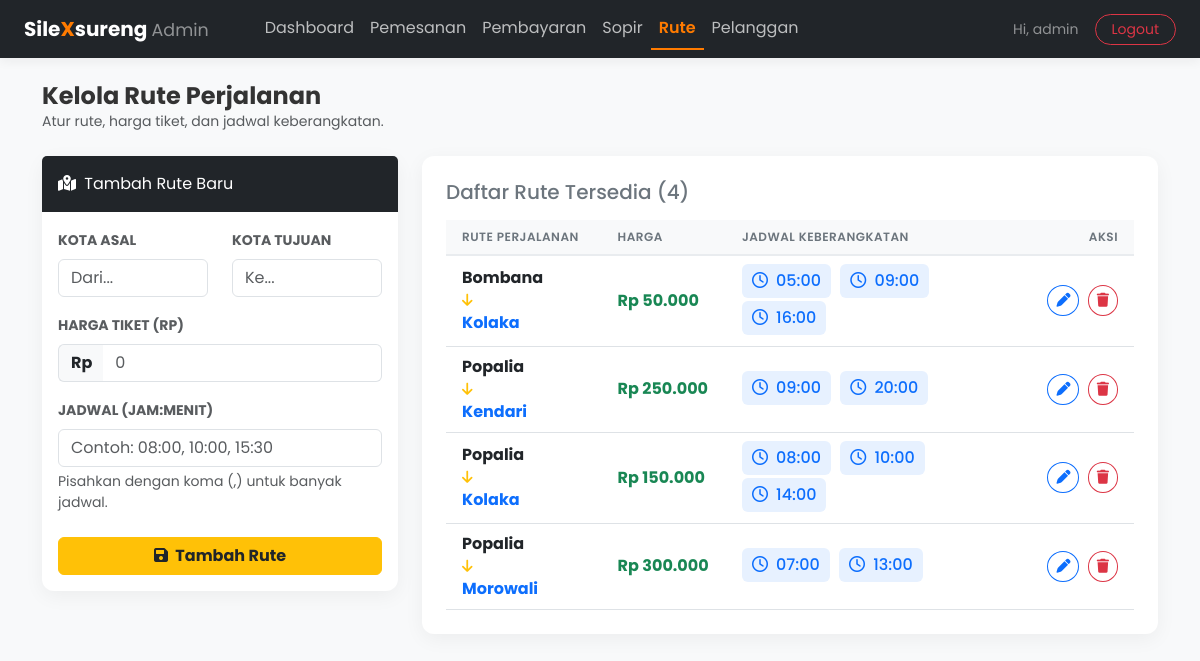
The page /admin_rute.php (signed in) on the database its author committed.
### tables this page shows
CREATE TABLE `rute` (
  `id_rute` int(11) NOT NULL,
  `asal` varchar(100) NOT NULL,
  `tujuan` varchar(100) NOT NULL,
  `harga` decimal(10,2) NOT NULL,
  `jadwal_keberangkatan` text DEFAULT NULL
);

### admin_rute.php (the view, shortened to what this page needs)
<?php
include 'koneksi.php';
$mode = 'tambah';
$data_rute = [];
$sql_list = "SELECT id_rute, asal, tujuan, harga, jadwal_keberangkatan FROM rute ORDER BY asal ASC, tujuan ASC";
$result_list = mysqli_query($koneksi, $sql_list);
$asal_form   = $data_rute['asal'] ?? ($_POST['asal'] ?? '');
$tujuan_form = $data_rute['tujuan'] ?? ($_POST['tujuan'] ?? '');
$jadwal_form = $data_rute['jadwal_keberangkatan'] ?? ($_POST['jadwal'] ?? '');
$harga_input_val = '';
?>
<!doctype html>
<html lang="id">
<head>
    <link href="https://cdn.jsdelivr.net/npm/bootstrap@5.3.0/dist/css/bootstrap.min.css" rel="stylesheet">
    <link href="css/style.css" rel="stylesheet">
    <link rel="stylesheet" href="https://cdnjs.cloudflare.com/ajax/libs/font-awesome/6.0.0/css/all.min.css">
</head>
<body class="bg-light">
<nav class="navbar navbar-expand-lg navbar-dark navbar-custom sticky-top">
    <div class="container-fluid px-4">
        <a class="navbar-brand me-5 fw-bold" href="admin_dashboard.php">
            Sile<span style="color: var(--primary-color);">X</span>sureng <span class="text-white-50 small fw-normal">Admin</span>
        </a>
        <div class="collapse navbar-collapse" id="adminNavbar">
            <ul class="navbar-nav me-auto mb-2 mb-lg-0">
                <li class="nav-item"><a class="nav-link" href="admin_dashboard.php">Dashboard</a></li>
                <li class="nav-item"><a class="nav-link" href="admin_pemesanan.php">Pemesanan</a></li>
                <li class="nav-item"><a class="nav-link" href="admin_pembayaran.php">Pembayaran</a></li>
                <li class="nav-item"><a class="nav-link" href="admin_sopir.php">Sopir</a></li>
                <li class="nav-item"><a class="nav-link active" href="admin_rute.php">Rute</a></li>
                <li class="nav-item"><a class="nav-link" href="admin_pelanggan.php">Pelanggan</a></li>
            </ul>
            <div class="d-flex align-items-center">
                <span class="text-white-50 me-3 small d-none d-lg-inline">Hi, <?= htmlspecialchars($_SESSION['admin_username'] ?? 'Admin') ?></span>
                <a href="logout_admin.php" class="btn btn-outline-danger btn-sm rounded-pill px-3">Logout</a>
            </div>
        </div>
    </div>
</nav>
<div class="container mt-4 mb-5">
    <div class="d-flex justify-content-between align-items-center mb-4">
        <div>
            <h4 class="mb-0 fw-bold">Kelola Rute Perjalanan</h4>
            <p class="text-muted small mb-0">Atur rute, harga tiket, dan jadwal keberangkatan.</p>
        </div>
    </div>
    <div class="row">
        <div class="col-md-4">
            <div class="card card-modern mb-4 sticky-top" style="top: 80px; z-index: 1;">
                <div class="card-header bg-dark text-white border-0 py-3">
                    <i class="fas fa-map-marked-alt me-1"></i>
                    <?= ($mode === 'edit') ? 'Edit Rute' : 'Tambah Rute Baru' ?>
                </div>
                <div class="card-body">
                    <form method="post">
                        <div class="row">
                            <div class="col-6 mb-3">
                                <label class="form-label small fw-bold text-muted text-uppercase">Kota Asal</label>
                                <input type="text" name="asal" class="form-control" placeholder="Dari..." value="<?= htmlspecialchars($asal_form) ?>" required>
                            </div>
                            <div class="col-6 mb-3">
                                <label class="form-label small fw-bold text-muted text-uppercase">Kota Tujuan</label>
                                <input type="text" name="tujuan" class="form-control" placeholder="Ke..." value="<?= htmlspecialchars($tujuan_form) ?>" required>
                            </div>
                        </div>
                        <div class="mb-3">
                            <label class="form-label small fw-bold text-muted text-uppercase">Harga Tiket (Rp)</label>
                            <div class="input-group">
                                <span class="input-group-text bg-light border-end-0 fw-bold">Rp</span>
                                <input type="text" name="harga" id="inputHarga" class="form-control border-start-0"
                                       placeholder="0" value="<?= $harga_input_val ?>" required>
                            </div>
                        </div>
                        <div class="mb-4">
                            <label class="form-label small fw-bold text-muted text-uppercase">Jadwal (Jam:Menit)</label>
                            <input type="text" name="jadwal" class="form-control"
                                   placeholder="Contoh: 08:00, 10:00, 15:30"
                                   value="<?= htmlspecialchars($jadwal_form) ?>" required>
                            <div class="form-text small">Pisahkan dengan koma (,) untuk banyak jadwal.</div>
                        </div>
                        <div class="d-grid gap-2">
                            <button type="submit" class="btn btn-warning text-dark fw-bold">
                                <i class="fas fa-save me-1"></i> <?= ($mode === 'edit') ? 'Simpan Perubahan' : 'Tambah Rute' ?>
                            </button>
                        </div>
                    </form>
                </div>
            </div>
        </div>
        <div class="col-md-8">
            <div class="card card-modern">
                <div class="card-body p-4">
                    <h5 class="mb-3 text-secondary">Daftar Rute Tersedia (<?= mysqli_num_rows($result_list) ?>)</h5>
                    <?php if ($result_list && mysqli_num_rows($result_list) > 0): ?>
                        <div class="table-responsive">
                            <table class="table table-hover align-middle mb-0">
                                <thead class="table-light">
                                    <tr>
                                        <th class="ps-3">Rute Perjalanan</th>
                                        <th>Harga</th>
                                        <th>Jadwal Keberangkatan</th>
                                        <th class="text-end pe-3">Aksi</th>
                                    </tr>
                                </thead>
                                <tbody>
                                <?php while ($row = mysqli_fetch_assoc($result_list)):
                                    $jams = explode(',', $row['jadwal_keberangkatan']);
                                ?>
                                    <tr>
                                        <td class="ps-3">
                                            <div class="fw-bold text-dark"><?= htmlspecialchars($row['asal']) ?></div>
                                            <div class="small text-muted"><i class="fas fa-arrow-down text-warning"></i></div>
                                            <div class="fw-bold text-primary"><?= htmlspecialchars($row['tujuan']) ?></div>
                                        </td>
                                        <td class="fw-bold text-success fs-6">
                                            Rp <?= number_format($row['harga'], 0, ',', '.') ?>
                                        </td>
                                        <td style="max-width: 250px;">
                                            <?php foreach($jams as $jam): ?>
                                                <span class="badge-time">
                                                    <i class="far fa-clock me-1"></i> <?= trim($jam) ?>
                                                </span>
                                            <?php endforeach; ?>
                                        </td>
                                        <td class="text-end pe-3">
                                            <a href="admin_rute.php?aksi=edit&id=<?= $row['id_rute'] ?>" class="btn btn-sm btn-outline-primary rounded-circle" title="Edit">
                                                <i class="fas fa-pen"></i>
                                            </a>
                                            <a href="admin_rute.php?aksi=hapus&id=<?= $row['id_rute'] ?>"
                                               class="btn btn-sm btn-outline-danger rounded-circle ms-1"
                                               onclick="return confirm('Hapus rute <?= $row['asal'] ?> - <?= $row['tujuan'] ?>?');" title="Hapus">
                                                <i class="fas fa-trash"></i>
                                            </a>
                                        </td>
                                    </tr>
                                <?php endwhile; ?>
                                </tbody>
                            </table>
                        </div>
                    <?php endif; ?>
                </div>
            </div>
        </div>
    </div>
</div>
</body>
</html>

### css/style.css (style rules this page uses)
body { background: #f5f7fb; }
.nav-link.active { color: #ff7b00 !important; border-bottom: 3px solid #ff7b00; }
.input-group-text { cursor: pointer; }

### admin_rute.php (style rules this page uses)
:root { --primary-color: #ff7b00; --dark-bg: #212529; }
body { font-family: 'Poppins', sans-serif; background-color: #f4f6f9; color: #333; }
.navbar-custom { background-color: var(--dark-bg); box-shadow: 0 4px 10px rgba(0,0,0,0.05); }
.nav-link { color: rgba(255,255,255,0.7) !important; transition: 0.3s; }
.nav-link:hover, .nav-link.active { color: var(--primary-color) !important; }
.nav-link.active { font-weight: 600; border-bottom: 2px solid var(--primary-color); }
.card-modern { border: none; border-radius: 12px; box-shadow: 0 5px 20px rgba(0,0,0,0.05); }
.table thead th { background-color: #f8f9fa; border-bottom: 2px solid #e9ecef; font-weight: 600; text-transform: uppercase; font-size: 0.75rem; letter-spacing: 0.5px; color: #6c757d; }
.badge-time { background-color: #e7f1ff; color: #0d6efd; font-weight: 500; padding: 5px 10px; border-radius: 6px; margin-right: 5px; display: inline-block; margin-bottom: 3px; }

### rows shown on the page
rute: asal "Bombana", tujuan "Kolaka", harga "50.000", jadwal_keberangkatan "05:00", jadwal_keberangkatan "09:00", jadwal_keberangkatan "16:00"
rute: asal "Popalia", tujuan "Kendari", harga "250.000", jadwal_keberangkatan "09:00", jadwal_keberangkatan "20:00"
rute: asal "Popalia", tujuan "Kolaka", harga "150.000", jadwal_keberangkatan "08:00", jadwal_keberangkatan "10:00", jadwal_keberangkatan "14:00"
rute: asal "Popalia", tujuan "Morowali", harga "300.000", jadwal_keberangkatan "07:00", jadwal_keberangkatan "13:00"

### other values the page prints
$_SESSION['admin_username'] "admin"
mysqli_num_rows($result_list) "4"
